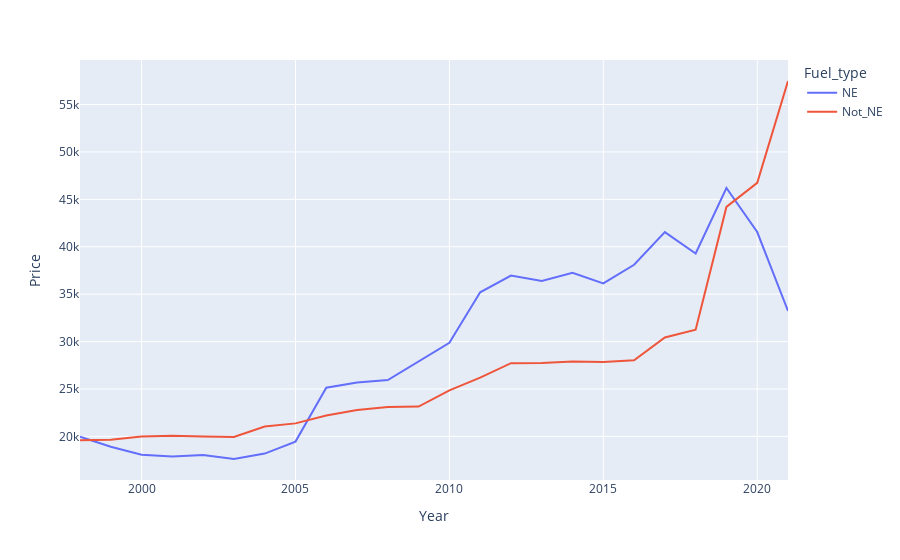

Notebook cell for this chart:
### Code cell
group = df_price.groupby(['Year','Fuel_type']).agg({'Price': 'mean'})
group = group.reset_index()
fig = px.line(group, x="Year", y="Price", color='Fuel_type')
fig.show()

### Figure 1 — Plotly figure (JSON) as saved in the notebook; plotly's stock layout.template omitted (floating-point values rounded to 4 significant figures)
{"data": [{"hovertemplate": "Fuel_type=NE<br>Year=%{x}<br>Price=%{y}<extra></extra>", "legendgroup": "NE", "line": {"color": "#636efa", "dash": "solid"}, "marker": {"symbol": "circle"}, "mode": "lines", "name": "NE", "orientation": "v", "showlegend": true, "type": "scatter", "x": [1998, 1999, 2000, 2001, 2002, 2003, 2004, 2005, 2006, 2007, 2008, 2009, 2010, 2011, 2012, 2013, 2014, 2015, 2016, 2017, 2018, 2019, 2020, 2021], "xaxis": "x", "y": [19970.0, 18910.0, 18070.0, 17890.0, 18030.0, 17615, 18190.0, 19450.0, 25140.0, 25680.0, 25950.0, 27860.0, 29870.0, 35200.0, 36970.0, 36380.0, 37270.0, 36130.0, 38100.0, 41550.0, 39290.0, 46200.0, 41560.0, 33230.0], "yaxis": "y"}, {"hovertemplate": "Fuel_type=Not_NE<br>Year=%{x}<br>Price=%{y}<extra></extra>", "legendgroup": "Not_NE", "line": {"color": "#EF553B", "dash": "solid"}, "marker": {"symbol": "circle"}, "mode": "lines", "name": "Not_NE", "orientation": "v", "showlegend": true, "type": "scatter", "x": [1998, 1999, 2000, 2001, 2002, 2003, 2004, 2005, 2006, 2007, 2008, 2009, 2010, 2011, 2012, 2013, 2014, 2015, 2016, 2017, 2018, 2019, 2020, 2021], "xaxis": "x", "y": [19600.0, 19630.0, 19990.0, 20070.0, 19980.0, 19950.0, 21030.0, 21370.0, 22200.0, 22780.0, 23110.0, 23150.0, 24850.0, 26200.0, 27730.0, 27740.0, 27900.0, 27850.0, 28030.0, 30430.0, 31250.0, 44200.0, 46740.0, 57480.0], "yaxis": "y"}], "layout": {"autosize": true, "legend": {"title": {"text": "Fuel_type"}, "tracegroupgap": 0}, "margin": {"t": 60}, "xaxis": {"anchor": "y", "autorange": true, "domain": [0, 1], "range": [1998, 2021], "title": {"text": "Year"}, "type": "linear"}, "yaxis": {"anchor": "x", "autorange": true, "domain": [0, 1], "range": [15400.0, 59700.0], "title": {"text": "Price"}, "type": "linear"}}}
